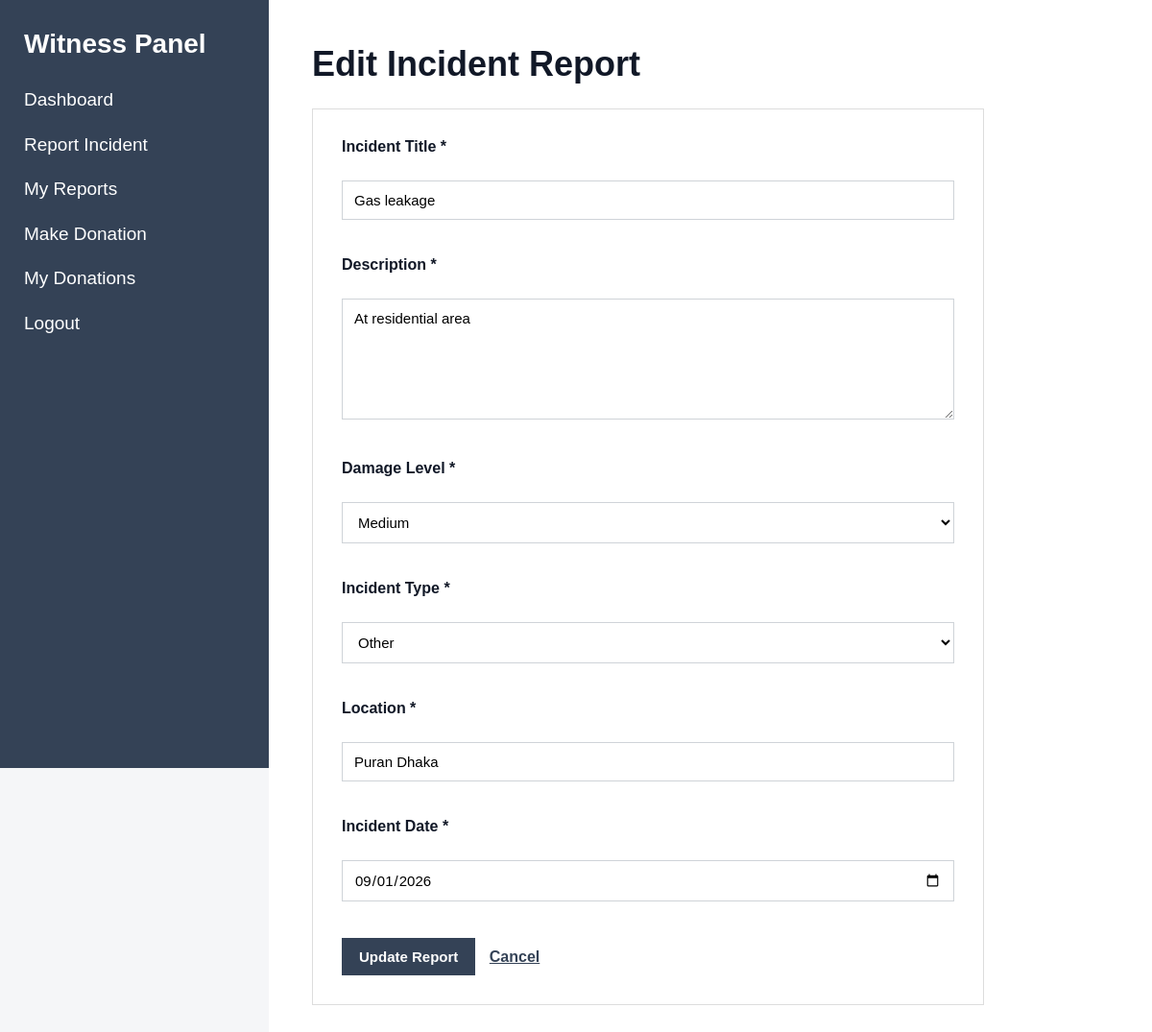
/index.php?page=witness-report-edit&id=6 (signed in), run on the app's committed database.
### tables this page shows
CREATE TABLE `witness_reports` (
  `id` int(11) NOT NULL,
  `witness_id` int(11) NOT NULL,
  `title` varchar(150) NOT NULL,
  `description` text NOT NULL,
  `damage_level` varchar(20) NOT NULL DEFAULT 'low',
  `incident_type` varchar(50) NOT NULL,
  `location` varchar(255) NOT NULL,
  `incident_date` datetime NOT NULL,
  `evidence_file` varchar(255) DEFAULT NULL,
  `status` varchar(30) NOT NULL DEFAULT 'pending',
  `created_at` timestamp NOT NULL DEFAULT current_timestamp(),
  `updated_at` timestamp NOT NULL DEFAULT current_timestamp() ON UPDATE current_timestamp()
);

### models/WitnessModel.php (called while the page is built, shortened)
<?php
function getWitnessReportById(
    $conn,
    $report_id,
    $witness_id
) {
    $sql = "SELECT *
            FROM witness_reports
            WHERE id = ?
            AND witness_id = ?
            LIMIT 1";
    $stmt = mysqli_prepare(
        $conn,
        $sql
    );
    mysqli_stmt_bind_param(
        $stmt,
        "ii",
        $report_id,
        $witness_id
    );
    mysqli_stmt_execute($stmt);
    $result =
        mysqli_stmt_get_result($stmt);
    $report =
        mysqli_fetch_assoc($result);
    return $report;
}

### views/witness/edit_report.php (the view, shortened to what this page needs)
<?php require_once "views/partials/header.php"; ?>
<?php require_once "views/partials/sidebar.php"; ?>
<div class="content">
    <h1>Edit Incident Report</h1>
    <form
        method="POST"
        action="index.php?page=witness-report-edit&id=<?php echo (int)$report['id']; ?>"
    >
        <div>
            <label for="title">
                Incident Title *
            </label>
            <br>
            <input
                type="text"
                id="title"
                name="title"
                maxlength="150"
                value="<?php echo htmlspecialchars($report['title'] ?? ''); ?>"
                required
            >
        </div>
        <br>
        <div>
            <label for="description">
                Description *
            </label>
            <br>
            <textarea
                id="description"
                name="description"
                rows="6"
                required
            ><?php echo htmlspecialchars($report['description'] ?? ''); ?></textarea>
        </div>
        <br>
<div>
    <label for="damage_level">
        Damage Level *
    </label>
    <br>
    <select
        id="damage_level"
        name="damage_level"
        required
    >
        <option value="medium"
            <?php
            echo (
                ($report['damage_level'] ?? '') === 'medium'
            )
                ? 'selected'
                : '';
            ?>
        >
            Medium
        </option>
    </select>
</div>
<br>
        <div>
            <label for="incident_type">
                Incident Type *
            </label>
            <br>
            <select
                id="incident_type"
                name="incident_type"
                required
            >
                <option
                    value="other"
                    <?php echo (($report['incident_type'] ?? '') === 'other') ? 'selected' : ''; ?>
                >
                    Other
                </option>
            </select>
        </div>
        <br>
        <div>
            <label for="location">
                Location *
            </label>
            <br>
            <input
                type="text"
                id="location"
                name="location"
                maxlength="255"
                value="<?php echo htmlspecialchars($report['location'] ?? ''); ?>"
                required
            >
        </div>
        <br>
        <div>
            <label for="incident_date">
                Incident Date *
            </label>
            <br>
            <input
                type="date"
                id="incident_date"
                name="incident_date"
                value="<?php echo htmlspecialchars(
                    !empty($report['incident_date'])
                        ? date('Y-m-d', strtotime($report['incident_date']))
                        : ''
                ); ?>"
                required
            >
        </div>
        <br>
        <button type="submit">
            Update Report
        </button>
        <a
            href="index.php?page=witness-reports"
            style="margin-left: 10px;"
        >
            Cancel
        </a>
    </form>
</div>
<?php require_once "views/partials/footer.php"; ?>

### assets/css/style.css (style rules this page uses)
* { box-sizing: border-box; }
body { margin: 0; font-family: Arial, Helvetica, sans-serif; background: #f5f6f8; color: #1f2937; }
.content { margin-left: 280px; padding: 45px; min-height: 100vh; background: white; }
.content h1 { margin-top: 0; margin-bottom: 20px; font-size: 36px; line-height: 1.2; color: #111827; }
.content a { color: #344256; font-weight: 600; text-decoration: underline; }
.content>form, .card form { max-width: 700px; }
.content>form { border: 1px solid #dddddd; padding: 30px; margin-top: 25px; background: white; }
.content>form div, .card form div { margin-bottom: 20px; }
label { display: block; margin-bottom: 8px; font-size: 16px; font-weight: bold; color: #111827; }
input, textarea, select { width: 100%; padding: 11px 12px; border: 1px solid #cfd3d8; background: white; font-family: Arial, Helvetica, sans-serif; font-size: 15px; outline: none; }
textarea { min-height: 120px; resize: vertical; }
button { background: #344256; color: white; border: none; padding: 11px 18px; font-family: Arial, Helvetica, sans-serif; font-size: 15px; font-weight: 600; cursor: pointer; }

### data on the page
witness_reports: title "Gas leakage", description "At residential area", damage_level "Medium", incident_type "Other", location "Puran Dhaka", incident_date "09/01/2026"
